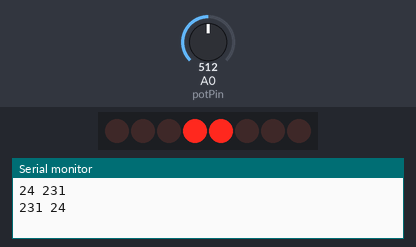
The sketch below on a simulated Arduino Uno, built with avr-gcc and run on an emulated ATmega328P. Shown: 8 shift-register outputs drawn as a row of LEDs (first output left, lit = HIGH), the last lines printed to the serial monitor. Wiring (inferred from the names in the program): shift register (74HC595): data pin 13; shift clock pin 11; latch pin 12; OE pin 9; MR pin 10. Wiring (inferred from the signals the program sends): row of LEDs: on Q0, Q1, Q2, Q3, Q4, Q5, Q6, Q7. The inputs (shaded band) are chosen by the test bench; at power-on: A0 (potPin) = 512.

Above: at 0.75 s.
1.3 s: A0 (potPin) set to 23
2.8 s: A0 (potPin) set to 18
At 3.5 s:
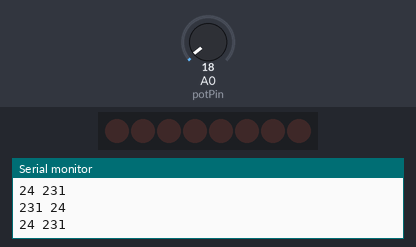
4.5 s: A0 (potPin) set to 122
At 4.66 s:
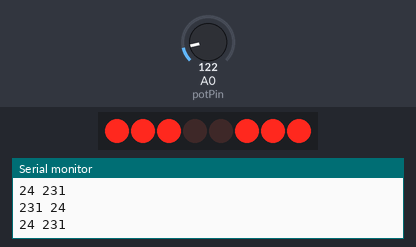
7.5 s: A0 (potPin) set to 0
At 7.9 s:
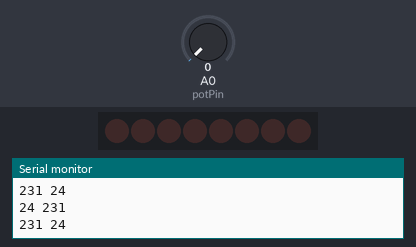
Timing chart, 0 to 10.0 s (numbered marks = the images above; inputs shaded):
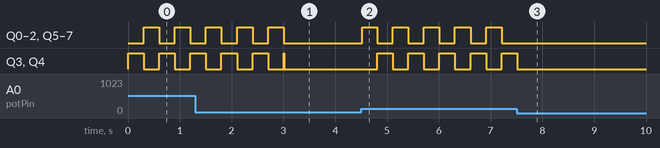

The sketch:

47-binary_bit_flipper_with_74hc595.ino
```cpp
// 74HC595
int serialDataPin = 13; // Pin 14 74HC595 (1)
int latchClockPin = 12; // pin 12 74HC595 (1)
int shiftClockPin = 11; // pin 11 74HC595 (1)
int clearPin = 10; // Pin 10 74HC595 (1)
int outputEnablePin = 9; // Pin 13 74HC595 (1)

// Potentiometer
int potPin = A0;
int potVal = 0;

int pins[] = {serialDataPin, latchClockPin, shiftClockPin, clearPin, outputEnablePin};

byte ledsState = 0x18;

void setup() {
  Serial.begin(9600);
  for (int i = 0; i < sizeof(pins) / sizeof(int); i++) {
    pinMode(pins[i], OUTPUT);
  }
  pinMode(potPin, INPUT);

  digitalWrite(clearPin, LOW);
  digitalWrite(clearPin, HIGH);
}

void loop() {
  potVal = -255.0 / 1023.0 * (analogRead(potPin) - 1023);
  analogWrite(outputEnablePin, potVal);
  writeToRegister();
  /*Serial.print(ledsState, BIN);
  Serial.print("\t");
  Serial.println(ledsState, HEX);*/
  delay(300);
  Serial.print(ledsState, DEC);
  Serial.print(" ");
  Serial.println(255 - ledsState, DEC);
  ledsState = 255 - ledsState;
}

void writeToRegister() {
  digitalWrite(latchClockPin, LOW);
  shiftOut(serialDataPin, shiftClockPin, MSBFIRST, ledsState);
  digitalWrite(latchClockPin, HIGH);
}
```

Measured:
- the behaviour switches between 21 and 20 on A0 (potPin) (found by bisection; images 0 and 1)
- after the input at 4.5 s, Q0–2, Q5–7: alternates HIGH for 0.30 s and LOW for 0.30 s, starting at once; Q3, Q4: alternates HIGH for 0.30 s and LOW for 0.30 s, starting after 0.31 s
